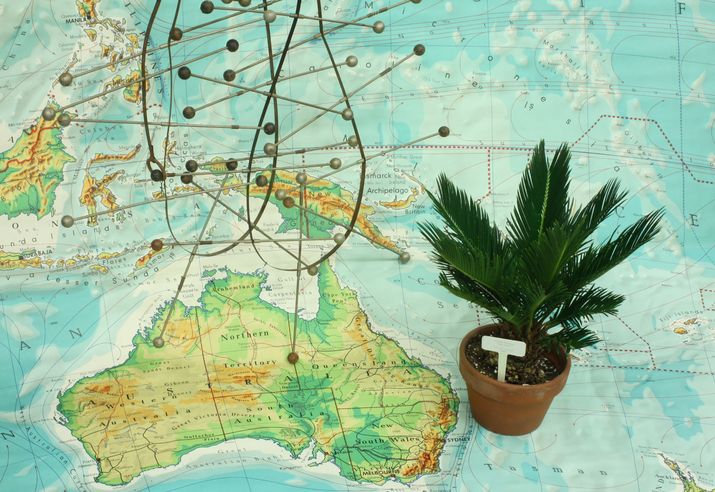
%> input picture Stereo_data_example/MiddEval3/testQ/Australia/im0.png, 715 x 492 px
$ octave main.m   (GNU Octave 9; MATLAB toolbox functions it lacks are replaced by stand-ins)
%> lines starting %> are read from the running program, lines starting %| are printed output that depends on the picture
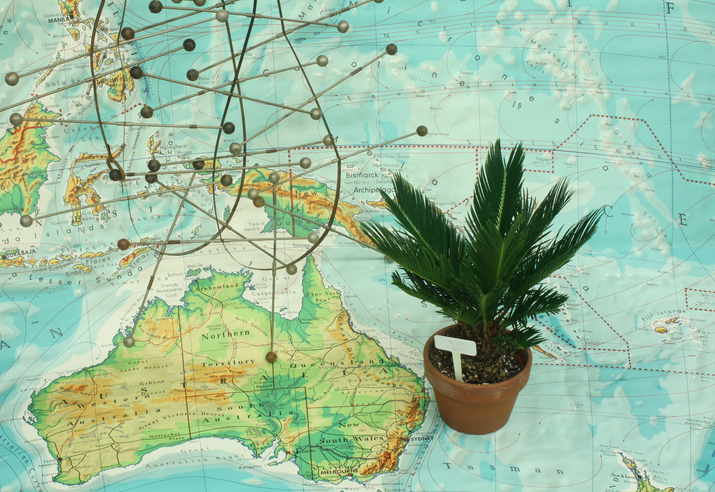
%> input picture Stereo_data_example/MiddEval3/testQ/Australia/im1.png, 715 x 492 px
### Stereo_data_example/MatlabSDK_Middbury/stereoMatchWindowCensus.m
% Usage: [D1,D2] = stereoMatchWindowCensus(I1, I2, window_radius, disparity_range)
%
% Match Stereo Images using Census Cost and Standard Uniform Window Aggregation
%
% Takes as input an image <I1>, an image <I2>, the radius of the window
% used for aggregation <window_radius>, and the range of disparities
% <disparity_range> as a 1x2 vector. This function returns the
% winner-take-all disparity maps going from <I1> to <I2> and vice versa.
%
% Author: Eric Psota
% Date: June 26, 2014

function [D1,D2,score_out] = stereoMatchWindowCensus(I1, I2, window_radius, disparity_range)
%> called with window_radius = 7, disparity_range = [1 73]

[~,cols,~] = size(I1);
%> cols = 715
[rows,cols2,~] = size(I2);
%> rows = 492; cols2 = 715
if cols > cols2
    I2(:,end+1:cols,:) = 0;
elseif cols2 > cols
    cols = cols2;
    I1(:,end+1:cols2,:) = 0;
end

IC1 = censusTransform9x7(I1);
IC2 = censusTransform9x7(I2);

C1min = single(Inf*ones(rows,cols));
C2min = single(Inf*ones(rows,cols));
D1 = single(zeros(rows,cols));
D2 = single(zeros(rows,cols));
score_out = zeros(size(D1,1),size(D1,2),length(disparity_range(1):disparity_range(2)));
idx_d = 0;
for d = disparity_range(1):disparity_range(2)
    idx_d = idx_d+1;
    fprintf('Computing cost volume...(disparity = %04d)', d);
    range1 = max(1,1+d):min(size(I1,2),size(I1,2)+d);
    range2 = max(1,1-d):min(size(I1,2),size(I1,2)-d);
    S = Inf(size(I1,1),length(range1));
    Sbit = zeros(size(S,1) + 2*window_radius,size(S,2) + 2*window_radius);
    Sbit(1+window_radius:end-window_radius,1+window_radius:end-window_radius) = bitxor(IC1(:,range1,:),IC2(:,range2,:));
    Shamming = zeros(size(Sbit));
    for k=1:64
        Shamming = Shamming + double(bitget(Sbit,k));
    end
    Sint = integralImage(Shamming);
    Sagg = Sint(2*window_radius+2:end,2*window_radius+2:end)...
        - Sint(1:end-(2*window_radius+1),2*window_radius+2:end)...
        - Sint(2*window_radius+2:end,1:end-(2*window_radius+1))...
        + Sint(1:end-(2*window_radius+1),1:end-(2*window_radius+1));
    Sagg(:,1:window_radius) = Inf;
    S = Sagg;
    C1crop = C1min(:,range1);
    C2crop = C2min(:,range2);
    D1crop = D1(:,range1);
    D2crop = D2(:,range2);
    idx1 = single(S) < C1min(:,range1);
    idx2 = single(S) < C2min(:,range2);
    C1crop(idx1) = S(idx1);
    C2crop(idx2) = S(idx2);
    D1crop(idx1) = d;
    D2crop(idx2) = d;
    C1min(:,range1) = C1crop;
    C2min(:,range2) = C2crop;
    D1(:,range1) = D1crop;
    D2(:,range2) = D2crop;
    score_out(:,:,idx_d) = [zeros(size(S,1),d),S];
    fprintf('\b\b\b\b\b\b\b\b\b\b\b\b\b\b\b\b\b\b\b\b\b\b\b\b\b\b\b\b\b\b\b\b\b\b\b\b\b\b\b\b\b\b');
end

end


function C = censusTransform9x7(I)

[rows, cols, channels] = size(I);
%> rows = 492; cols = 715; channels = 3
if channels == 3
    I = rgb2gray(I);
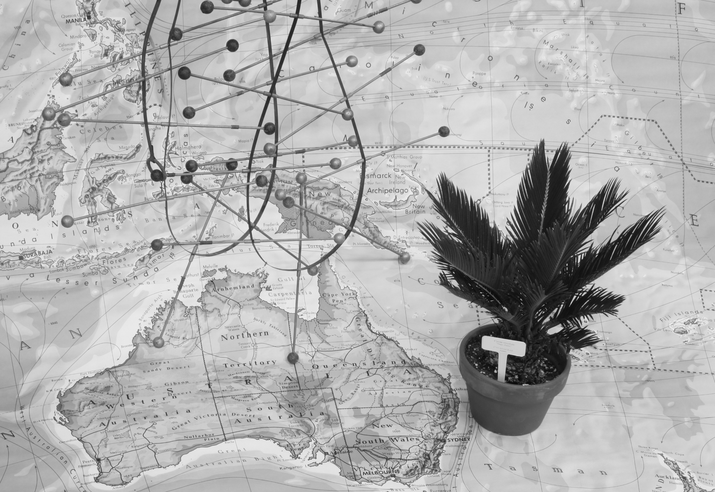
%> I: size 492x715 double; min 0.023, max 0.988, mean 0.691
end

C = uint64(zeros(rows,cols));
%> C: size 492x715 uint64; every value is 0
pow = 25;
Ishifted = zeros(size(I));
for rs = -2:2
    for cs = -2:2
        Ishifted(:,:) = 0;
        if rs <= 0 && cs <= 0
            Ishifted(1:end+rs,1:end+cs) = I(1-rs:end,1-cs:end);
        elseif rs <= 0 && cs >= 0
            Ishifted(1:end+rs,1+cs:end) = I(1-rs:end,1:end-cs);
        elseif rs >= 0 && cs <= 0
            Ishifted(1+rs:end,1:end+cs) = I(1:end-rs,1-cs:end);
        elseif rs >= 0 && cs >= 0
            Ishifted(1+rs:end,1+cs:end) = I(1:end-rs,1:end-cs);
        end
        C(I < Ishifted) = bitset(C(I < Ishifted),pow);
        pow = pow - 1;
    end
end
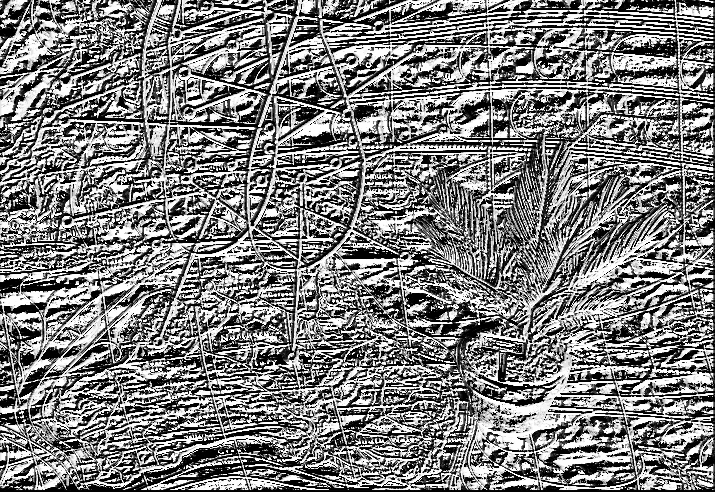
%> C: size 492x715 uint64; min 0, max 33550335, mean 16732666.9; drawn with min black and max white
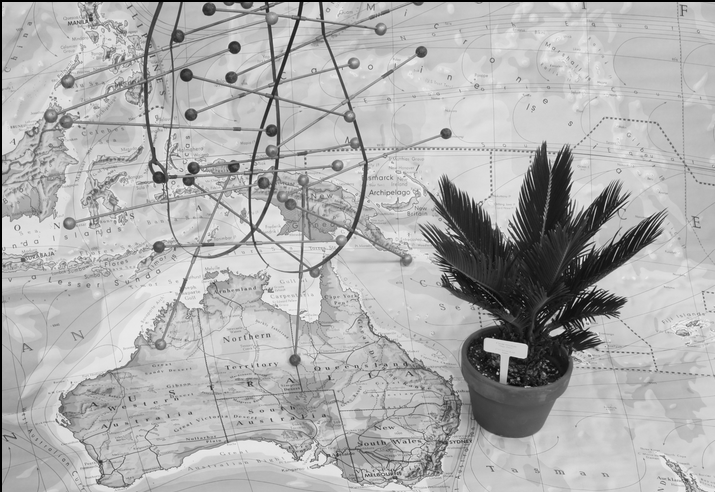
%> Ishifted: size 492x715 double; min 0, max 0.988, mean 0.686
%> after the loop, pow = 0

end


% [28 lines of commented-out code are left out]

### Stereo_data_example/MatlabSDK_Middbury/main.m
clear variables;
close all;

% Are you going to use the training or test set?
imgset = 'training';
%imgset = 'test';

% Specify which resolution you are using for the stereo image set (F, H, or Q?)
imgsize = 'Q';
% imgsize = 'H';
%imgsize = 'F';

% What are you calling your method?
methodname = 'trySagi';

if ~exist('MiddEval3results','dir')
    mkdir('MiddEval3results');
end
if ~exist(['MiddEval3results/',imgset,imgsize],'dir')
    mkdir(['MiddEval3results/',imgset,imgsize]);
end

if strcmp(imgset,'training')
    image_names{1} = 'Adirondack';
    image_names{2} = 'ArtL';
    image_names{3} = 'Jadeplant';
    image_names{4} = 'Motorcycle';
    image_names{5} = 'MotorcycleE';
    image_names{6} = 'Piano';
    image_names{7} = 'PianoL';
    image_names{8} = 'Pipes';
    image_names{9} = 'Playroom';
    image_names{10} = 'Playtable';
    image_names{11} = 'PlaytableP';
    image_names{12} = 'Recycle';
    image_names{13} = 'Shelves';
    image_names{14} = 'Teddy';
    image_names{15} = 'Vintage';
    ndisp = [290, 256, 640, 280, 280, 260, 260, 300, 330, 290, 290, 260, 240, 256, 760];
else
    image_names{1} = 'Australia';
    image_names{2} = 'AustraliaP';
    image_names{3} = 'Bicycle2';
    image_names{4} = 'Classroom2';
    image_names{5} = 'Classroom2E';
    image_names{6} = 'Computer';
    image_names{7} = 'Crusade';
    image_names{8} = 'CrusadeP';
    image_names{9} = 'Djembe';
    image_names{10} = 'DjembeL';
    image_names{11} = 'Hoops';
    image_names{12} = 'Livingroom';
    image_names{13} = 'Newkuba';
    image_names{14} = 'Plants';
    image_names{15} = 'Staircase';
    ndisp = [290, 290, 250, 610, 610, 256, 800, 800, 320, 320, 410, 320, 570, 320, 450];
end

ErrorRate = zeros(1,15);
for im_num = 1:15
    I{1} = imread(['MiddEval3/',imgset,imgsize,'/',image_names{im_num},'/im0.png']);
    I{2} = imread(['MiddEval3/',imgset,imgsize,'/',image_names{im_num},'/im1.png']);

    I{1} = double(I{1})/255;
    I{2} = double(I{2})/255;

    % Adjust the range of disparities to the chosen resolution
    if imgsize == 'Q'
        DisparityRange = [1,round(ndisp(im_num)/4)];
    elseif imgsize == 'H'
        DisparityRange = [1,round(ndisp(im_num)/2)];
    else
        DisparityRange = [1,round(ndisp(im_num))];
    end

    tic;
    %--------------- Insert your stereo matching routine here ------------%
    window_radius = 7;
    [DisparityMap{1}, DisparityMap{2}] = stereoMatchWindowCensus(I{1}, I{2}, window_radius, DisparityRange);
%> in censusTransform9x7 (call 2), `I = rgb2gray(I);`:
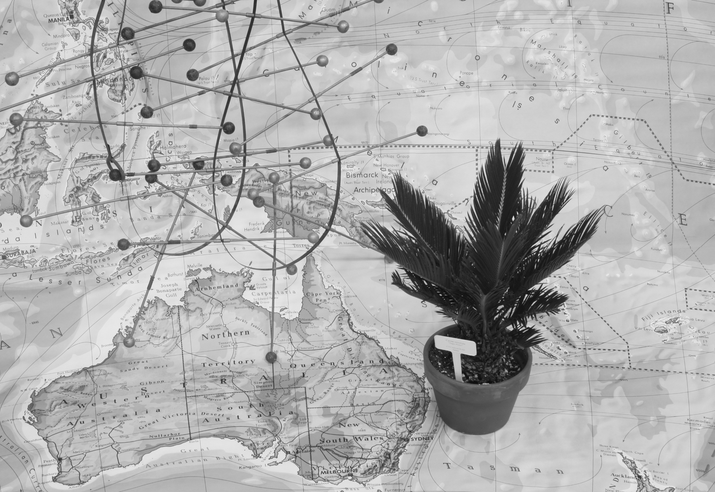
%> I: size 492x715 double; min 0.0115, max 0.979, mean 0.688
%> after the loop in censusTransform9x7 (call 2), `for rs = -2:2`:
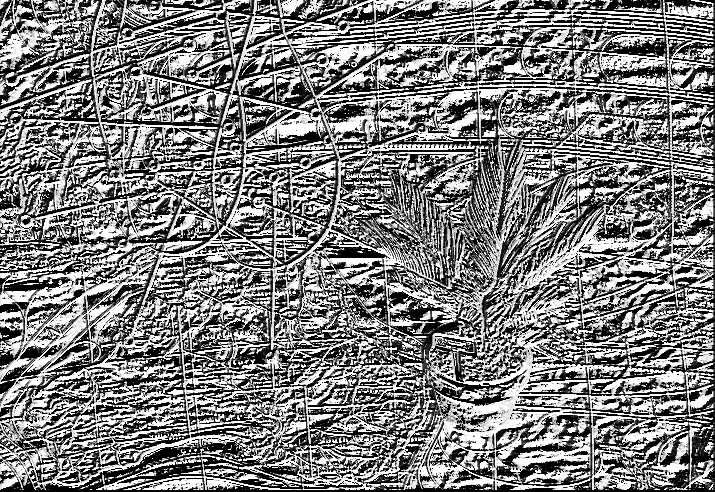
%> C: size 492x715 uint64; min 0, max 33550335, mean 16759240.7; drawn with min black and max white
%> after the loop in censusTransform9x7 (call 2), `for rs = -2:2`:
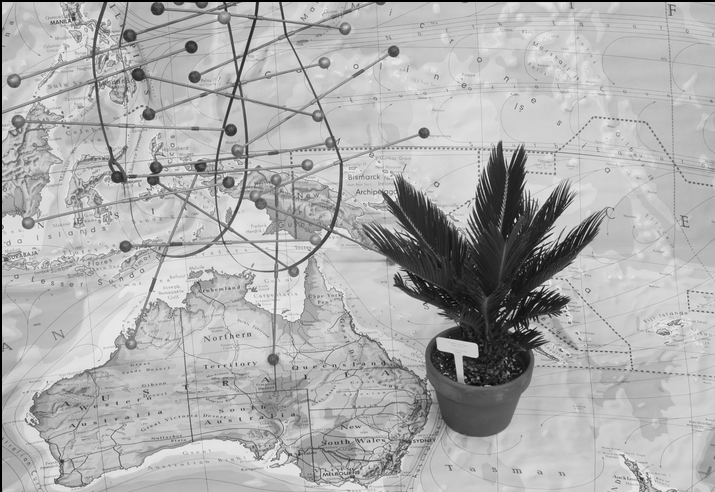
%> Ishifted: size 492x715 double; min 0, max 0.979, mean 0.683
%> in stereoMatchWindowCensus, `C1min = single(Inf*ones(rows,cols));`: C1min: size 492x715 single; every value is NaN or infinite
%> in stereoMatchWindowCensus, `D1 = single(zeros(rows,cols));`: D1: size 492x715 single; every value is 0
%> the run ends on the next line
